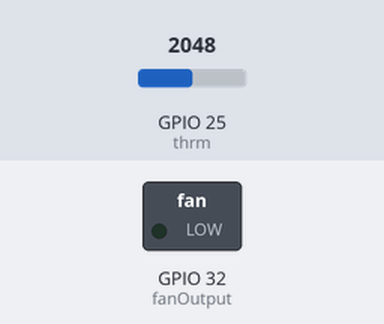
Simulated run of this sketch. Board: ESP32. Shown: switched loads named in the sketch (green lamp = pin HIGH). Inputs (shaded band) come from the test bench; at power-on: GPIO 25 (thrm) = 2048.

Above: at 1.2 s.
1.3 s: GPIO 25 (thrm) set to 1549
2.8 s: GPIO 25 (thrm) set to 1450
At 3.7 s:
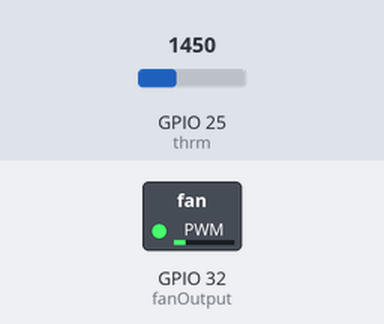
4.3 s: GPIO 25 (thrm) set to 1228
At 4.9 s:
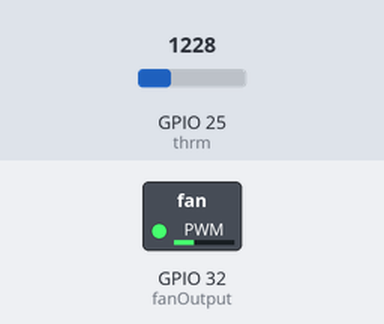
5.8 s: GPIO 25 (thrm) set to 491
At 6.3 s:
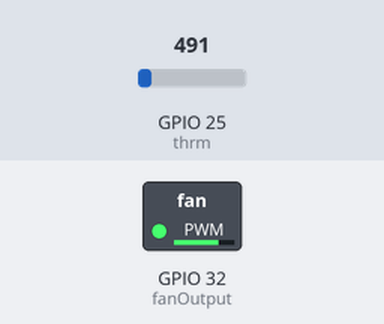
Timing chart, 0 to 8.3 s (numbered marks = the images above; inputs shaded):
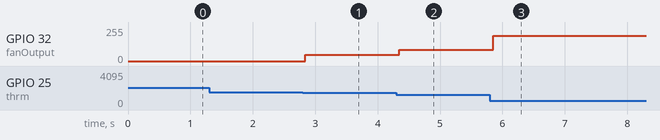

The sketch:

pwm_fan_control.ino
```cpp
#include <math.h>

//uncomment if you want serial output (temperature  measured_voltage  resistance  dutyCycle)
  //#define DEBUG

//setting the I/O pins
  //the fan PWM output pin
    const int fanOutput = 32;
  //thermistor pin
    const int thrm = 25;

//settings for the fan curve
  //comment if you want the fans to spin at the minimum speed (minDutyCycle) instead of turning off
    #define FAN_OFF
  //minimum temperature that makes the fan spin
    const int MINTEMP = 35;
  //the minimum PWM duty cycle is when the fan just starts to spin. 40 is about right for most fans. Set it even if you use FAN_OFF as it's used in the fan curve calculation!
    const int minDutyCycle = 40;

  //maximum fan speed, from 0 to 255 (63 is 25%, 127 is 50%, 190 is 75%)
    const int maxDutyCycle = 190;

  //select the fan curve you want to use. Only uncomment one!
    //#define CURVE_EXP //exponential curve. Use for temperatures from 15 to 30C
    //#define CURVE_TIMESTWO //Use for temperatures up to 125C, gentler slope
    //#define CURVE_TIMESTHREE //Use for temperatures up to 85C, more aggressive
    #define CURVE_SIGMOID //approximation of a sigmoid curve. It's a ramp that starts climbing from MINTEMP and caps off at MAXTEMP, with the fan speed at maxDutyCycle
      const int MAXTEMP = 60; //only for the sigmoid curve - described in the README file

//variables for the thermistor resistance calculation
  const float V_OFFSET = 0.1; //offset between the readings and the actual voltage input, because the esp32 ADC is garbage. Documented in the README
  const float Vcc = 3.3; //voltage reference of the voltage divider
  const float R_1 = 100000.0; //resistance in Ohms of the first resistor in the voltage divider (2nd resistor is the thermistor)
  const float R_Tk = 100000.0; //resistance in Ohms of the thermistor at 25°C (nominal resistance)
  const float BCoeff = 3950.0; //B coefficient of the thermistor (the numbers in the name of the thermistor - NTC xxxx 100K)
  const int averaging = 70; //how many readings we average to spit out a value, higher is slower but more stable

//initializing our duty cycle variable
  int dutyCycle = 0;

//PWM properties (for fans, a 25khz frequency is needed). No need to edit this
  const int freq = 25000;
  const int ledChannel = 0;
  const int resolution = 8;

void setup() {

  //setting the ledc channel up with the settings
  ledcSetup(ledChannel, freq, resolution);
  //attaching the ledc channel to the output pin
  ledcAttachPin(fanOutput, ledChannel);

  #ifdef DEBUG
    //initiate the serial connection to tell the values to the computer
    Serial.begin(115200);
    delay(1000);
  #endif
}

void loop(){
  //getting the temperature, and voltage + resistance for debugging
  float temperature = getTemp(averaging , true);
  #ifdef DEBUG
    float voltage = getVoltage(averaging);
    float resistance = getResistance(averaging);
    Serial.print(temperature);
    Serial.print("   ");
    Serial.print(voltage);
    Serial.print("   ");
    Serial.print(resistance/1000);
    Serial.print("K");
  #endif

  //controlling the fan speed with the temperature
    //using a fan curve
    #ifdef CURVE_EXP
      dutyCycle = pow(temperature - 15, 2);
    #endif
    #ifdef CURVE_TIMESTWO
      dutyCycle = temperature * 2;
    #endif
    #ifdef CURVE_TIMESTHREE
      dutyCycle = temperature * 3;
    #endif
    #ifdef CURVE_SIGMOID
      dutyCycle = (((temperature - MINTEMP)/(MAXTEMP - MINTEMP))*(maxDutyCycle - minDutyCycle)) + minDutyCycle;
    #endif

    //if the duty cycle is under minDutyCycle, set it to minDutyCycle (doesn't turn the fan off)
    if(dutyCycle <= minDutyCycle){
      dutyCycle = minDutyCycle;
    }
    #ifdef FAN_OFF
      //if the temperature is under minTemp, turn off the fan. Only active if FAN_OFF is defined in the settings
      if(temperature <= MINTEMP){
        dutyCycle = 0;
      }
    #endif

    //cap the duty cycle to MaxDutyCycle
    if(dutyCycle > maxDutyCycle){
        dutyCycle = maxDutyCycle;
      }

    //check if the PWM dutycycle is inside the bounds
    if(dutyCycle < 0){
      dutyCycle = 0;
    }
    if(dutyCycle > 255){
      dutyCycle = 255;
    }

    //send the PWM to the fan, writing on serial for debugging
    ledcWrite(ledChannel, dutyCycle);
    #ifdef DEBUG
      Serial.print("   ");
      Serial.println(dutyCycle);
    #endif

  //wait a bit between repeating all the checks
  delay(50);
}

float getTemp(int avg_size , bool Celsius) {
  //we can approximate the temperature of the thermistor with the B-parameter equation
  float resistance = getResistance(avg_size);
  //getting the approximated temperature in Kelvin, then getting C out of it
  float TempK = 1.0 /((log(resistance / R_Tk)/BCoeff) + (1 / 298.5));
  float Temp = TempK - 273.15;

  if(Celsius){
    return Temp;
  }else{
    return TempK;
  }
}

float getVoltage(int avg_size){
  float V_sum = 0.0;
  for(int i=0 ; i<avg_size ; i++){
    //reading the thermistor value
    int thrmValue = analogRead(thrm);
    //converting it to a voltage (imperfect, the ESP32 has a non-linear ADC, and summing the values together
    float thrmVoltage = ((thrmValue/4095.0)*Vcc) + V_OFFSET;
    V_sum += thrmVoltage;
  }
  //dividing the sum of the readings to get the average
  float V_approx = V_sum / float(avg_size);

  //returning the voltage reading. Because of the offset there could be weird readings at the extremes, that are eliminated
  if(V_approx <= 0.0){
    return 0.0;
  }else if(V_approx > Vcc){
    return Vcc;
  }else{ //if(V_approx <= Vcc) and more than 0V, everything is OK
    return V_approx;
  }
}

float getResistance(int avg_size){
  //getting a voltage reading
  float V_0 = getVoltage(avg_size);
  //converting the voltage into a resistance since R1 is known
  float resistance = (V_0 * R_1)/(Vcc - V_0);

  return resistance;
}
```

Measured:
- the behaviour switches between 1506 and 1505 on GPIO 25 (thrm) (found by bisection; images 0 and 1)
- after the input at 1.3 s, every drawn part: stays the same
- after the input at 2.8 s, GPIO 32 (fanOutput): 0/255 → 48/255 at once
- after the input at 4.3 s, GPIO 32 (fanOutput): 48/255 → 83/255 after 0.05 s
- after the input at 5.8 s, GPIO 32 (fanOutput): 83/255 → 189/255 after 0.05 s
